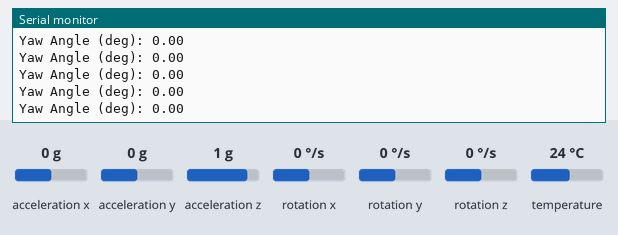
This sketch was run on a simulated Arduino Uno, built with avr-gcc and run on an emulated ATmega328P. Shown: the last lines printed to the serial monitor. The test bench sets the inputs (shaded band); at power-on: rotation z 0 °/s, acceleration x 0 g, acceleration y 0 g, acceleration z 1 g, rotation x 0 °/s, rotation y 0 °/s, temperature 24 °C.

Above: at 2.7 s.
2.8 s: rotation z set to -100 °/s
At 3.8 s:
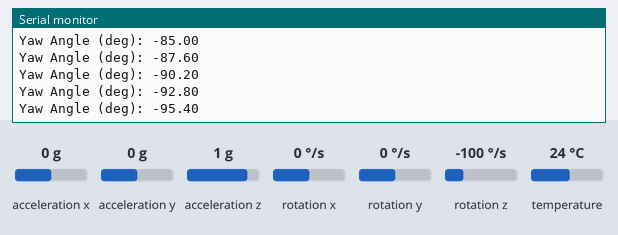
5.8 s: rotation z set to 0 °/s
At 7.4 s:
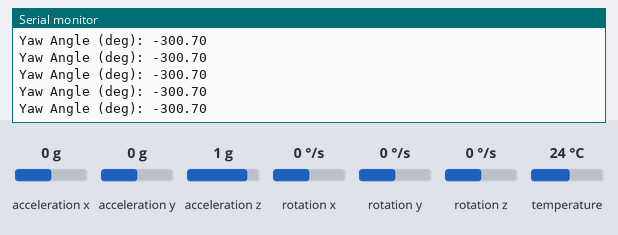
8.8 s: rotation z set to 100 °/s
At 9.3 s:
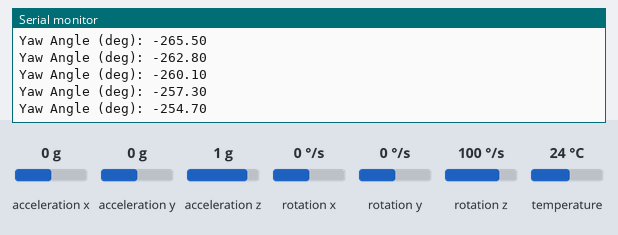
11.8 s: rotation z set to -4 °/s
At 12.9 s:
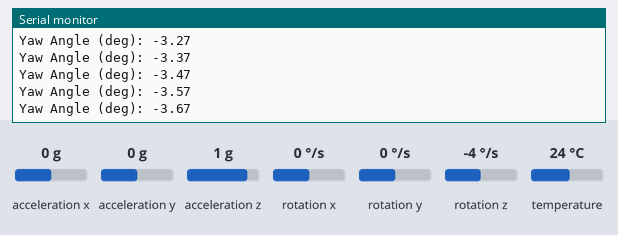
14.8 s: rotation z set to -192 °/s
At 15.5 s:
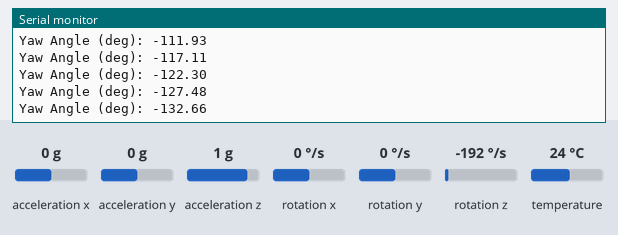
17.8 s: rotation z set to 192 °/s
At 18.4 s:
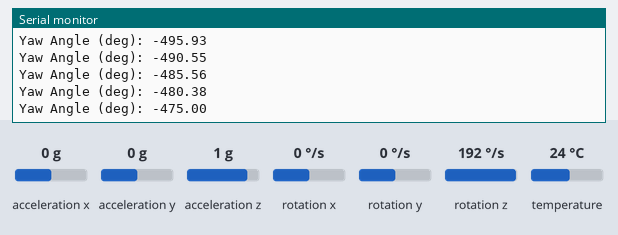
Timing chart, 0 to 20.8 s (numbered marks = the images above; inputs shaded):
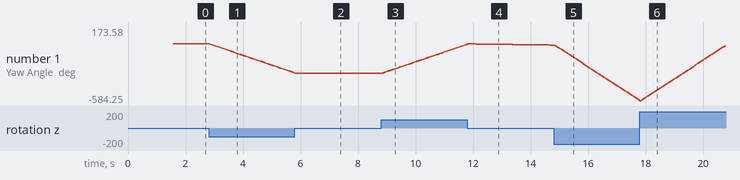

The sketch:

gyro_works_good.ino
```cpp
#include <Wire.h>
#include <Adafruit_MPU6050.h>
#include <Adafruit_Sensor.h>

Adafruit_MPU6050 mpu;

float yawAngle = 0.0;
float yawBias = 0.05;
const int biasSamples = 200;
unsigned long lastUpdate = 0;
unsigned long lastBiasUpdate = 0;
const unsigned long biasInterval = 5000;

const float MAX_BIAS_CHANGE = 0.01;  // Don't allow sudden big changes in bias

#define STATIONARY_WINDOW 20
float recentGz[STATIONARY_WINDOW];
int gzIndex = 0;

// Store EMA instead of raw overwrite
float emaBias = 0.05;
const float emaAlpha = 0.05;

bool isStationary() {
  for (int i = 0; i < STATIONARY_WINDOW; i++) {
    if (abs(recentGz[i]) > 0.02) return false;
  }
  return true;
}

float calculateYawBias() {
  float sum = 0.0;
  sensors_event_t a, g, temp;

  for (int i = 0; i < biasSamples; i++) {
    mpu.getEvent(&a, &g, &temp);
    sum += g.gyro.z;
    delay(5);
  }

  return sum / biasSamples;
}

void setup() {
  Serial.begin(9600);
  if (!mpu.begin()) {
    Serial.println("Failed to find MPU6050!");
    while (1) delay(10);
  }

  mpu.setAccelerometerRange(MPU6050_RANGE_8_G);
  mpu.setGyroRange(MPU6050_RANGE_250_DEG);
  mpu.setFilterBandwidth(MPU6050_BAND_21_HZ);
  delay(100);

  yawBias = calculateYawBias();
  emaBias = yawBias;
  lastUpdate = millis();
  lastBiasUpdate = millis();
}

void loop() {
  sensors_event_t a, g, temp;
  mpu.getEvent(&a, &g, &temp);

  unsigned long now = millis();
  float dt = (now - lastUpdate) / 1000.0;
  lastUpdate = now;

  float gz = g.gyro.z;

  // Update Gz buffer
  recentGz[gzIndex] = gz;
  gzIndex = (gzIndex + 1) % STATIONARY_WINDOW;

  // Bias recalculation condition
  if (isStationary() && (now - lastBiasUpdate >= biasInterval)) {
    float newBias = calculateYawBias();

    // Only accept new bias if it's not way off
    if (abs(newBias - yawBias) < MAX_BIAS_CHANGE) {
      emaBias = emaAlpha * newBias + (1 - emaAlpha) * emaBias;
      yawBias = emaBias;
      Serial.print("Updated bias: ");
      Serial.println(yawBias, 6);
    } else {
      Serial.println("Bias jump too large. Ignored.");
    }

    lastBiasUpdate = now;
  }

  float correctedGz = gz - yawBias;
  yawAngle += correctedGz * dt;

  Serial.print("Yaw Angle (deg): ");
  Serial.println(yawAngle * 180.0 / PI);

  delay(20);
}
```

Measured:
- after the input at 2.8 s, the serial monitor: prints a new line after 0.06 s (image 1)
- after the input at 8.8 s, the serial monitor: prints a new line after 0.06 s (image 3)
- plotted number 1: 0 → -295.3 after the input at 2.8 s, -300.7 → -4.4 after the input at 8.8 s
